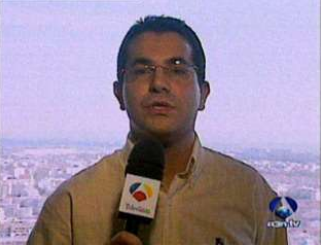
#> input picture 8VO SEMESTRE/PROCESAMIENTO IMAGENES/tarea7_NR/periodista.png, 321 x 245 px, given in place of the camera
$ python main.py
#> lines starting #> are read from the running program, lines starting #| are printed output that depends on the picture; after the words box and inside, x2 and y2 are one past the last pixel; in counts of white or black regions, pixels touching at a corner belong together
#> the answer given: 3
#> further down, imagen is the input picture: shape (245, 321, 3); mean B, G, R 165.9, 144.8, 159.5
### 8VO SEMESTRE/PROCESAMIENTO IMAGENES/laboratorio9/ruido.py
'''
Funciones de generacion de ruido en una imagen
Natalia Ramirez
201911765
'''

import math
import random
import numpy as np


def FunctionSAL(img):
    l = img.shape
#> l = (245, 321, 3)
    f = l[0]
#> f = 245
    c = l[1]
#> c = 321
    num = int(0.01 * f * c)  # Numero de pixeles con ruido
#> num = 786
    img2 = img.copy()
    for i in range(num):
        X = random.randint(0, f - 1)
        Y = random.randint(0, c - 1)
        img2[X, Y] = 255
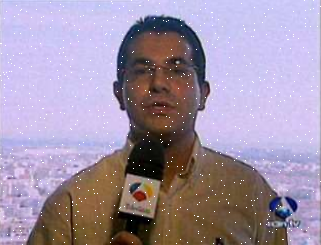
#> img2: shape (245, 321, 3); 0.99% of pixels changed, all inside (x1, y1, x2, y2) = (0, 0, 321, 245)
    return img2


def FunctionPIMIENTA(img):
    l = img.shape
#> l = (245, 321, 3)
    f = l[0]
#> f = 245
    c = l[1]
#> c = 321
    num = int(0.01 * f * c)  # Numero de pixeles con ruido
#> num = 786
    img2 = img.copy()
    for i in range(num):
        X = random.randint(0, f - 1)
        Y = random.randint(0, c - 1)
        img2[X, Y] = 0
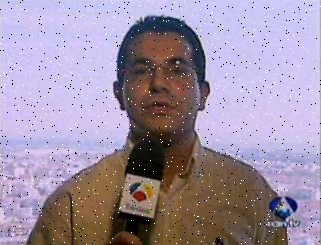
#> img2: shape (245, 321, 3); 0.99% of pixels changed, all inside (x1, y1, x2, y2) = (0, 0, 321, 245)
    return img2


def FunctionSAlYPIMIENTA(img):
    img1 = FunctionSAL(img)
    img2 = FunctionPIMIENTA(img1)
    return img2


# [53 lines left out: functions FunctionUNIFORME, FunctionGAUSSIANO, not called in this run]

### 8VO SEMESTRE/PROCESAMIENTO IMAGENES/laboratorio9/filtros.py
'''
Funciones de filtros de convolucion
Natalia Ramirez
201911765
'''

import math
import numpy as np
import cv2
import copy


# mascara 3 x 3
# limites

def processImage(image):
    image = cv2.cvtColor(src=image, code=cv2.COLOR_BGR2GRAY)
    return image


def filtroMediano(img):
    median_image = cv2.medianBlur(img, 3)
    return median_image


# [14 lines left out: functions filtroMaximo, filtroMinimo, not called in this run]


def filtroPuntoMedio(img):
    punto_medio_image = cv2.GaussianBlur(img, (3, 3), 0)
    return punto_medio_image


def filtroMedioAritmetico(img):
    average_image = cv2.blur(img, ksize=(3, 3))
    return average_image


# [4 lines left out: function filtroMedioContraArmonico, not called in this run]

### 8VO SEMESTRE/PROCESAMIENTO IMAGENES/laboratorio9/main.py
'''
Laboratorio 9
Natalia Ramirez
201911765
'''

import numpy as np
import cv2
from ruido import *
from filtros import *


def menuRuido():
    print("Escoja ruido a aplicar: ")
    print("1. Sal \n"
          "2. Pimienta \n"
          "3. Sal y Pimienta \n"
          "4. Gausiano \n"
          "5. Uniforme \n"
          )


def menuFiltro():
    print("Escoja filtro a aplicar: ")
    print("1. Maximo \n"
          "2. Minimo \n"
          "3. Mediana \n"
          "4. Medio Aritmetico \n"
          "5. Punto Medio")


"""video = cv2.VideoCapture(0)
ret, frame = video.read()
if ret == True:
    cv2.imshow('captura', frame)
    img = cv2.cvtColor(src=frame, code=cv2.COLOR_BGR2GRAY)
"""
img = ''
img_ruido = ''
img_filtro = ''
img_realza = ''

menuRuido()
ruido = int(input())

video = cv2.VideoCapture(0)

if ruido == 1:
    while video.isOpened():
        ret, imagen = video.read()
        img_ruido = FunctionSAL(imagen)
        cv2.imwrite("fotoSAL.png", img_ruido)
        img_filtro = cv2.imread("fotoSAL.png", 0)
        img_filtro = filtroMaximo(img_filtro)
        cv2.imwrite("fotoSAL_sinRuido.png", img_filtro)
        img_realza = cv2.imread("fotoSAL_sinRuido.png", 0)
        img_realza = cv2.equalizeHist(img_realza)
        cv2.imwrite("fotoSAL_realzada.png", img_realza)

        if ret == True:
            cv2.imshow('Video con Sal', img_ruido)
            if cv2.waitKey(1) & 0xFF == ord('s'):
                break
        else:
            break
    video.release()
    cv2.destroyAllWindows()

elif ruido == 2:
    while video.isOpened():
        ret, imagen = video.read()
        img_ruido = FunctionPIMIENTA(imagen)
        cv2.imwrite("fotoPIMIENTA.png", img_ruido)
        img_filtro = cv2.imread("fotoPIMIENTA.png", 0)
        img_filtro = filtroMinimo(img_filtro)
        cv2.imwrite("fotoPIMIENTA_sinRuido.png", img_filtro)
        img_realza = cv2.imread("fotoPIMIENTA_sinRuido.png", 0)
        img_realza = cv2.equalizeHist(img_realza)
        cv2.imwrite("fotoPIMIENTA_realzada.png", img_realza)

        if ret == True:
            cv2.imshow('Video con Pimienta', img_ruido)
            if cv2.waitKey(1) & 0xFF == ord('s'):
                break
        else:
            break
    video.release()
    cv2.destroyAllWindows()
elif ruido == 3:
    while video.isOpened():
        ret, imagen = video.read()
        img_ruido = FunctionSAlYPIMIENTA(imagen)
        cv2.imwrite("fotoSALyPIMIENTA.png", img_ruido)
        img_filtro = cv2.imread("fotoSALyPIMIENTA.png", 0)
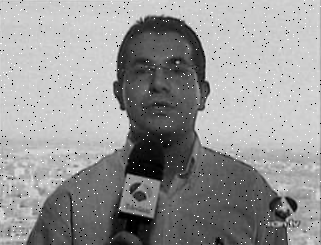
#> img_filtro: shape (245, 321); min 0, max 255, mean 150.6
        img_filtro = filtroMediano(img_filtro)
#> in filtroMediano, `median_image = cv2.medianBlur(img, 3)`:
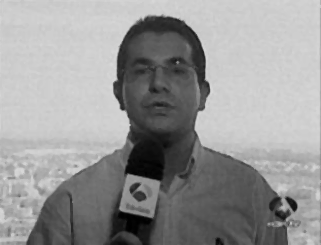
#> median_image: shape (245, 321); min 0, max 216, mean 151.2
        cv2.imwrite("fotoSALyPIMIENTA_sinRuido.png", img_filtro)
        img_realza = cv2.imread("fotoSALyPIMIENTA_sinRuido.png", 0)
        img_realza = cv2.equalizeHist(img_realza)
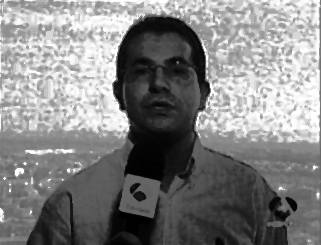
#> img_realza: shape (245, 321); min 0, max 255, mean 130.8
        cv2.imwrite("fotoSALyPIMIENTA_realzada.png", img_realza)

        if ret == True:
            cv2.imshow('Video con Sal y Pimienta', img_ruido)
            if cv2.waitKey(1) & 0xFF == ord('s'):
#> (key Esc is pressed here)
                break
        else:
            break
    video.release()
    cv2.destroyAllWindows()
elif ruido == 4:
    while video.isOpened():
        ret, imagen = video.read()
        img_ruido = FunctionGAUSSIANO(imagen)
        cv2.imwrite("fotoGAUSSIANO.png", img_ruido)
        img_filtro = cv2.imread("fotoGAUSSIANO.png", 0)
        img_filtro = filtroMedioAritmetico(img_filtro)
        cv2.imwrite("fotoGAUSSIANO_sinRuido.png", img_filtro)
        img_realza = cv2.imread("fotoGAUSSIANO_sinRuido.png", 0)
        img_realza = cv2.equalizeHist(img_realza)
        cv2.imwrite("fotoGAUSSIANO_realzada.png", img_realza)

        if ret == True:
            cv2.imshow('Video con Gaussiano', img_ruido)
            if cv2.waitKey(1) & 0xFF == ord('s'):
                break
        else:
            break
    video.release()
    cv2.destroyAllWindows()
elif ruido == 5:
    while video.isOpened():
        ret, imagen = video.read()
        img_ruido = FunctionUNIFORME(imagen)
        cv2.imwrite("fotoUNIFORME.png", img_ruido)
        img_filtro = cv2.imread("fotoUNIFORME.png", 0)
        img_filtro = filtroPuntoMedio(img_filtro)
        cv2.imwrite("fotoUNIFORME_sinRuido.png", img_filtro)
        img_realza = cv2.imread("fotoUNIFORME_sinRuido.png", 0)
        img_realza = cv2.equalizeHist(img_realza)
        cv2.imwrite("fotoUNIFORME_realzada.png", img_realza)

        if ret == True:
            cv2.imshow('Video con UNIFORME', img_ruido)
            if cv2.waitKey(1) & 0xFF == ord('s'):
                break
        else:
            break
    video.release()
    cv2.destroyAllWindows()

menuFiltro()
filtro = int(input("Ingrese opcion de filtro: "))

if filtro == 1:
    img_filtro = filtroMaximo(img_ruido)
    cv2.imshow(img_filtro)
elif filtro == 2:
    img_filtro = filtroMinimo(img_ruido)
    cv2.imshow(img_filtro)
elif filtro == 3:
    img_filtro = filtroMediano(img_ruido)
    cv2.imshow(img_filtro)
elif filtro == 4:
    img_filtro = filtroMedioAritmetico(img_ruido)
    cv2.imshow(img_filtro)
elif filtro == 5:
    img_filtro = filtroPuntoMedio(img_ruido)
    cv2.imshow(img_filtro)
